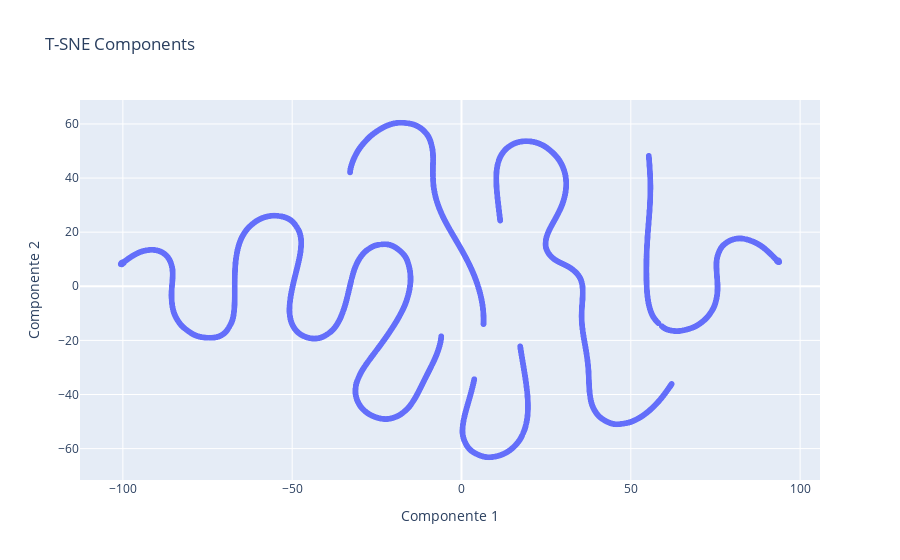

Notebook source saved alongside this figure:
### Code cell
# Obtener las dos componentes principales
tsne_components = lrmfp[:, :2]

# Crear un DataFrame para facilitar la visualización
tsne_df = pd.DataFrame(tsne_components, columns=['Componente 1', 'Componente 2'])

# Crea un gráfico de dispersión con Plotly Express
fig = px.scatter(tsne_df, x='Componente 1', y='Componente 2', title='T-SNE Components')
fig.show()

### Figure 1 — Plotly figure (JSON) as saved in the notebook; plotly's stock layout.template omitted (floating-point values rounded to 4 significant figures; data arrays with more than 128 entries replaced by an {"elided": "..."} marker saying what was removed)
{"data": [{"hovertemplate": "Componente 1=%{x}<br>Componente 2=%{y}<extra></extra>", "legendgroup": "", "marker": {"color": "#636efa", "symbol": "circle"}, "mode": "markers", "name": "", "showlegend": false, "type": "scattergl", "x": {"elided": "4314 float values"}, "xaxis": "x", "y": {"elided": "4314 float values"}, "yaxis": "y"}], "layout": {"legend": {"tracegroupgap": 0}, "title": {"text": "T-SNE Components"}, "xaxis": {"anchor": "y", "domain": [0, 1], "title": {"text": "Componente 1"}}, "yaxis": {"anchor": "x", "domain": [0, 1], "title": {"text": "Componente 2"}}}}
